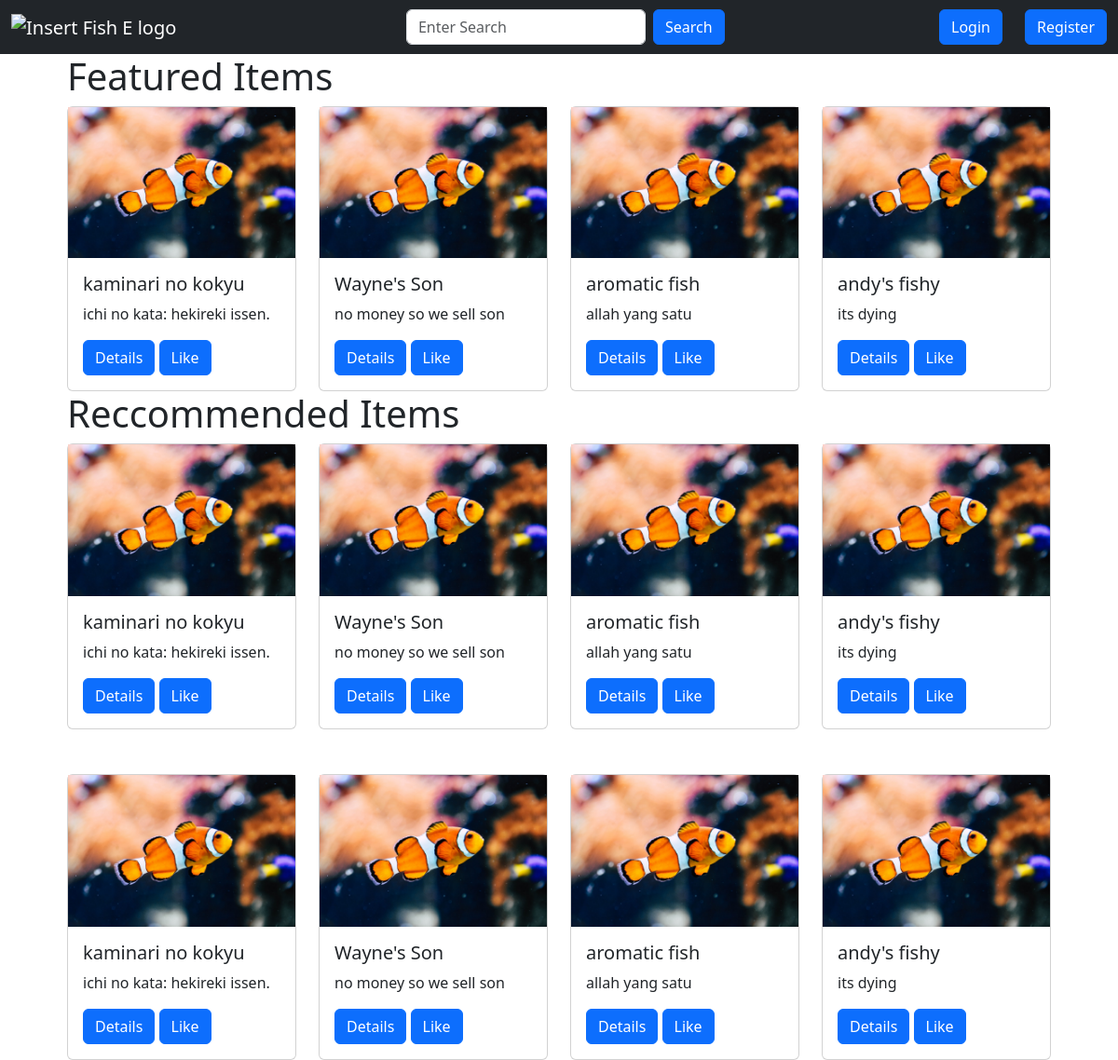
The page /home on the database its author committed.
### app.py (models this page shows, shortened)
class Item(db.Model):
    id = db.Column(db.Integer, primary_key=True)
    user_id = db.Column(db.Integer, db.ForeignKey("user.id"), nullable=False)
    name = db.Column(db.String(100), nullable=False)
    description = db.Column(db.String(500), nullable=False)
    date_posted = db.Column(db.DateTime, nullable=False, default=datetime.utcnow)
    base_price = db.Column(db.Float, nullable=False)
    image_file = db.Column(db.String(200), nullable=False, default="default.jpg")
    likes = db.relationship("ItemLike", backref="item", lazy=True)
    status = db.Column(
        db.String(10), nullable=False, default="available"
    )  # "available" or "sold"

### app.py (the view)
@app.route("/home")
def render_home():
    form = SearchForm()
    items = Item.query.limit(4).all()
    r_items = items + items
    f_items = items
    l_items = []
    if current_user.is_authenticated:
        for like in current_user.liked:
            item = Item.query.filter_by(id=like.item_id).first()
            l_items.append(item)
    return render_template(
        "home.html",
        f_items=f_items,
        r_items=r_items,
        l_items=l_items,
        form=form,
    )

### app.py
class SearchForm(FlaskForm):
    search = StringField(
        validators=[DataRequired()], render_kw={"placeholder": "Enter Search"}
    )
    submit = SubmitField("Search")

### templates/home.html (shortened to what this page needs)
{% from 'macros/navbar.html' import navbar %}
{% from 'macros/my_likes.html' import my_likes %}
{% from 'macros/featured_items.html' import featured_items %}
{% from 'macros/reccommended_items.html' import reccommended_items %}
{% extends 'base.html' %}
{% block content %}
{{ navbar(form, current_user) }}
<div class="container-fluid">
    <div class="row mx-5">
        <div class="col-md-12">
            {{ featured_items(f_items, current_user) }}
        </div>
    </div>
    <div class="row mx-5">
        <div class="col-md-12">
            {{ reccommended_items(r_items, current_user) }}
        </div>
    </div>
</div>
{% endblock content %}

### templates/macros/featured_items.html
{% from 'macros/item_card.html' import item_card %}
{% macro featured_items(items, current_user) %}
<div class="row">
    <div class="col">
        <div class="row">
            <div class="col">
                <h1>Featured Items</h1>
            </div>
        </div>
        <div class="row">
            {% for item in items %}
            <div class="col">
                {{ item_card(item, current_user) }}
            </div>
            {% endfor %}
        </div>
    </div>
</div>
{% endmacro %}

### templates/macros/reccommended_items.html
{% from 'macros/item_card.html' import item_card %}
{% macro reccommended_items(items, current_user) %}
<div class="row">
    <div class="col">
        <div class="row">
            <div class="col">
                <h1>Reccommended Items</h1>
            </div>
        </div>
        <div class="row gy-5">
            {% for item in items %}
            <div class="col-md-3">
                {{ item_card(item, current_user) }}
            </div>
            {% endfor %}
        </div>
    </div>
</div>
{% endmacro %}

### templates/macros/item_card.html
{% macro item_card(item, current_user) %}
<div class="card">
    <img src="{{ url_for('static', filename='img/' + item.image_file) }}" alt="insert image"
        style="display: block; max-width: 100%; height: auto;">
    <div class="card-body">
        <h5 class="card-title">{{ item.name }}</h5>
        <p class="card-text">{{ item.description }}</p>
        <a href="/item/{{ item.id }}" class="btn btn-primary">Details</a>
        {% if current_user.is_authenticated %}
        {% if not current_user.has_liked_item(item) %}
        <a href="{{ url_for('like_action', item_id=item.id, action='like') }}" class="btn btn-primary">Like</a>
        {% else %}
        <a href="{{ url_for('like_action', item_id=item.id, action='unlike') }}" class="btn btn-primary">Unlike</a>
        {% endif %}
        {% else %}
        <a href="{{ url_for('like_action', item_id=item.id, action='like') }}" class="btn btn-primary">Like</a>
        {% endif %}
    </div>
</div>
{% endmacro %}

### rows shown on the page
Item: image_file (placeholder picture), name "kaminari no kokyu", description "ichi no kata: hekireki issen."
Item: image_file (placeholder picture), name "Wayne's Son", description "no money so we sell son"
Item: image_file (placeholder picture), name "aromatic fish", description "allah yang satu"
Item: image_file (placeholder picture), name "andy's fishy", description "its dying"
